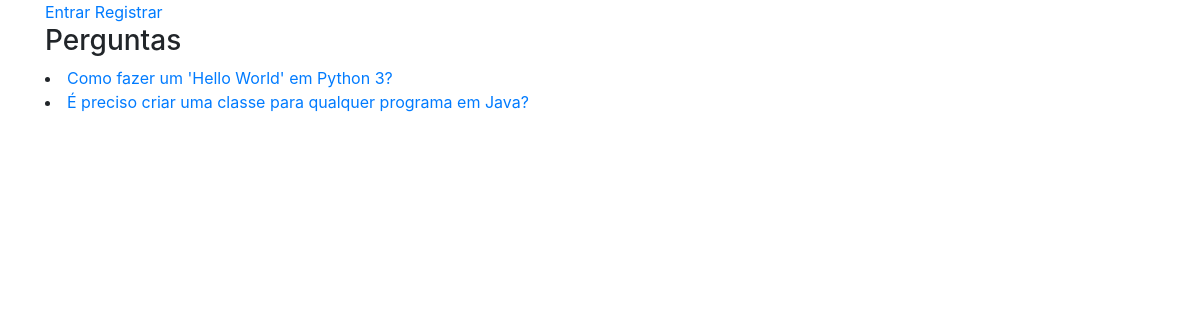
The app's page /forum/ with its own data.
### forum/models.py (models this page shows, shortened)
class Question(models.Model):
    user = models.ForeignKey(User, on_delete=models.CASCADE)
    title = models.CharField(max_length=120)
    text = models.TextField(max_length=500)
    views = models.IntegerField(default=0)
    score = models.IntegerField(default=0)
    tags = models.TextField(help_text='Separar tags por vírgula.')
    published = models.DateTimeField(auto_now_add=True)
    updated = models.DateTimeField(auto_now=True)
    slug = models.SlugField(max_length=200, blank=True, null=True)
    def __str__(self):
        return self.title
    def get_absolute_url(self):
        return reverse('forum:detail', kwargs={'slug': self.slug})

### forum/views.py (the view)
# urls.py: path('', views.QuestionListView.as_view(), name='questions'),
class QuestionListView(ListView):
    model = Question

### forum/templates/forum/question_list.html (shortened to what this page needs)
{% extends 'base.html' %}
{% block content %}
    <h3>Perguntas</h3>
        {% for question in question_list %}
            <li><a href="{{ question.get_absolute_url }}">{{ question }}</a></li>
        {% endfor %}
{% endblock  %}

### records on screen
Question: title "Como fazer um 'Hello World' em Python 3?"
Question: title "É preciso criar uma classe para qualquer programa em Java?"
